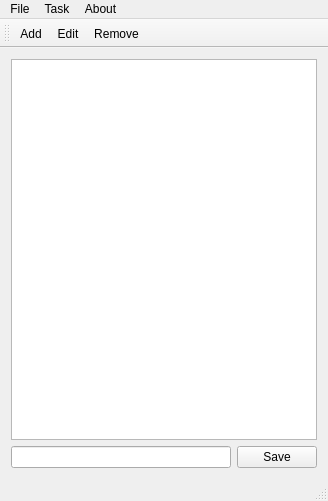
<?xml version="1.0" encoding="UTF-8"?>
<ui version="4.0">
 <class>MainWindow</class>
 <widget class="QMainWindow" name="MainWindow">
  <property name="geometry">
   <rect>
    <x>0</x>
    <y>0</y>
    <width>328</width>
    <height>501</height>
   </rect>
  </property>
  <property name="windowTitle">
   <string>MainWindow</string>
  </property>
  <widget class="QWidget" name="centralWidget">
   <layout class="QVBoxLayout" name="verticalLayout">
    <item>
     <widget class="QListWidget" name="listWidget_main"/>
    </item>
    <item>
     <layout class="QHBoxLayout" name="horizontalLayout">
      <item>
       <widget class="QLineEdit" name="lineEdit_main"/>
      </item>
      <item>
       <widget class="QPushButton" name="btn_save">
        <property name="text">
         <string>Save</string>
        </property>
       </widget>
      </item>
     </layout>
    </item>
   </layout>
  </widget>
  <widget class="QMenuBar" name="menuBar">
   <property name="geometry">
    <rect>
     <x>0</x>
     <y>0</y>
     <width>328</width>
     <height>19</height>
    </rect>
   </property>
   <widget class="QMenu" name="menuFile">
    <property name="title">
     <string>File</string>
    </property>
    <addaction name="actionExit"/>
   </widget>
   <widget class="QMenu" name="menuTask">
    <property name="title">
     <string>Task</string>
    </property>
    <addaction name="actionAdd"/>
    <addaction name="actionRemove"/>
    <addaction name="actionEdit_2"/>
   </widget>
   <widget class="QMenu" name="menuAbout">
    <property name="title">
     <string>About</string>
    </property>
    <addaction name="actionAbout"/>
   </widget>
   <addaction name="menuFile"/>
   <addaction name="menuTask"/>
   <addaction name="menuAbout"/>
  </widget>
  <widget class="QToolBar" name="mainToolBar">
   <attribute name="toolBarArea">
    <enum>TopToolBarArea</enum>
   </attribute>
   <attribute name="toolBarBreak">
    <bool>false</bool>
   </attribute>
   <addaction name="actionAdd"/>
   <addaction name="actionEdit_2"/>
   <addaction name="actionRemove"/>
  </widget>
  <widget class="QStatusBar" name="statusBar"/>
  <action name="actionExit">
   <property name="icon">
    <iconset resource="resource.qrc">
     <normaloff>:/res/img/exit.png</normaloff>:/res/img/exit.png</iconset>
   </property>
   <property name="text">
    <string>Exit</string>
   </property>
  </action>
  <action name="actionAbout">
   <property name="icon">
    <iconset resource="resource.qrc">
     <normaloff>:/res/img/about.png</normaloff>:/res/img/about.png</iconset>
   </property>
   <property name="text">
    <string>About</string>
   </property>
  </action>
  <action name="actionAdd">
   <property name="icon">
    <iconset resource="resource.qrc">
     <normaloff>:/res/img/paste.png</normaloff>:/res/img/paste.png</iconset>
   </property>
   <property name="text">
    <string>Add</string>
   </property>
  </action>
  <action name="actionRemove">
   <property name="icon">
    <iconset resource="resource.qrc">
     <normaloff>:/res/img/crop.png</normaloff>:/res/img/crop.png</iconset>
   </property>
   <property name="text">
    <string>Remove</string>
   </property>
  </action>
  <action name="actionEdit_2">
   <property name="icon">
    <iconset resource="resource.qrc">
     <normaloff>:/res/img/copy.png</normaloff>:/res/img/copy.png</iconset>
   </property>
   <property name="text">
    <string>Edit</string>
   </property>
  </action>
 </widget>
 <layoutdefault spacing="6" margin="11"/>
 <resources>
  <include location="resource.qrc"/>
 </resources>
 <connections/>
</ui>
